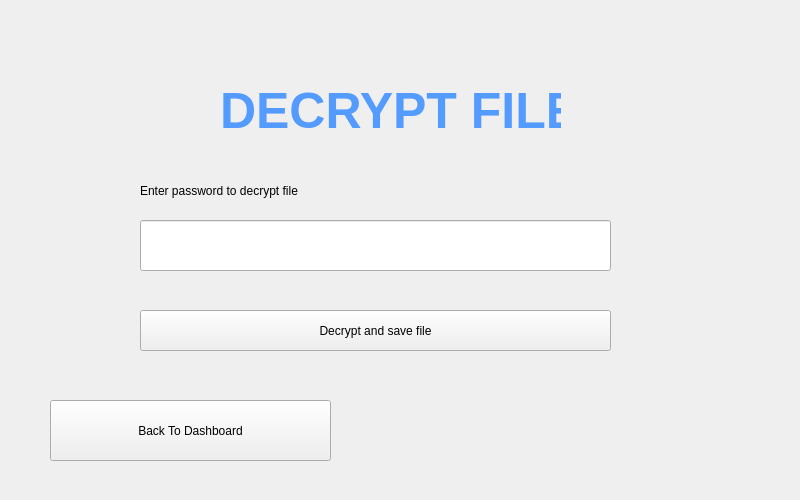
<?xml version="1.0" encoding="UTF-8"?>
<ui version="4.0">
 <class>DecryptFilePage</class>
 <widget class="QWidget" name="DecryptFilePage">
  <property name="geometry">
   <rect>
    <x>0</x>
    <y>0</y>
    <width>800</width>
    <height>500</height>
   </rect>
  </property>
  <property name="windowTitle">
   <string>Form</string>
  </property>
  <widget class="QLabel" name="label_2">
   <property name="geometry">
    <rect>
     <x>10</x>
     <y>10</y>
     <width>141</width>
     <height>131</height>
    </rect>
   </property>
   <property name="text">
    <string/>
   </property>
   <property name="pixmap">
    <pixmap resource="Images.qrc">:/cloudworx_logowebp.png</pixmap>
   </property>
   <property name="scaledContents">
    <bool>true</bool>
   </property>
  </widget>
  <widget class="QLineEdit" name="encryptionPasswordTextField">
   <property name="geometry">
    <rect>
     <x>140</x>
     <y>220</y>
     <width>471</width>
     <height>51</height>
    </rect>
   </property>
   <property name="echoMode">
    <enum>QLineEdit::Password</enum>
   </property>
  </widget>
  <widget class="QLabel" name="label">
   <property name="geometry">
    <rect>
     <x>140</x>
     <y>170</y>
     <width>471</width>
     <height>41</height>
    </rect>
   </property>
   <property name="text">
    <string>Enter password to decrypt file</string>
   </property>
  </widget>
  <widget class="QPushButton" name="pushButton">
   <property name="geometry">
    <rect>
     <x>140</x>
     <y>310</y>
     <width>471</width>
     <height>41</height>
    </rect>
   </property>
   <property name="text">
    <string>Decrypt and save file</string>
   </property>
  </widget>
  <widget class="QPushButton" name="dashboardButton">
   <property name="geometry">
    <rect>
     <x>50</x>
     <y>400</y>
     <width>281</width>
     <height>61</height>
    </rect>
   </property>
   <property name="text">
    <string>Back To Dashboard</string>
   </property>
  </widget>
  <widget class="QLabel" name="label_3">
   <property name="geometry">
    <rect>
     <x>220</x>
     <y>80</y>
     <width>341</width>
     <height>61</height>
    </rect>
   </property>
   <property name="styleSheet">
    <string notr="true">    font-family: &quot;Inter&quot;, sans-serif;
    color: #549bff;
    font-size: 50px;
    font-weight: 600;</string>
   </property>
   <property name="text">
    <string>DECRYPT FILE</string>
   </property>
  </widget>
 </widget>
 <resources>
  <include location="Images.qrc"/>
 </resources>
 <connections/>
</ui>
